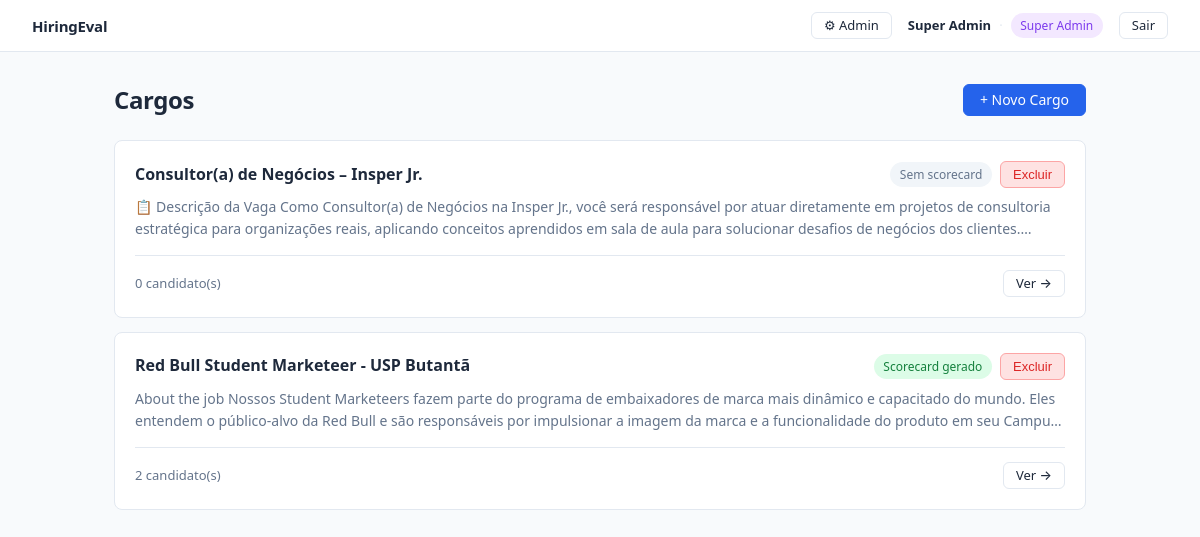
The page / (signed in) on the database its author committed.
### models.py (models this page shows)
class User(Base):
    __tablename__ = "users"
    id = Column(Integer, primary_key=True, index=True)
    company_id = Column(Integer, ForeignKey("companies.id"), nullable=True)  # null for superadmin
    username = Column(String(255), nullable=False, unique=True)
    name = Column(String(255), nullable=False)
    password_hash = Column(String(255), nullable=False)
    role = Column(String(50), nullable=False, default="avaliador")  # avaliador | admin | superadmin
    is_active = Column(Boolean, default=True)
    created_at = Column(DateTime, default=datetime.utcnow)
    company = relationship("Company", back_populates="users")

class Job(Base):
    __tablename__ = "jobs"
    id = Column(Integer, primary_key=True, index=True)
    company_id = Column(Integer, ForeignKey("companies.id"), nullable=True)
    name = Column(String(255), nullable=False)
    description = Column(Text, nullable=False)
    scorecard = Column(JSON, nullable=True)
    is_deleted = Column(Boolean, default=False)
    deleted_at = Column(DateTime, nullable=True)
    created_at = Column(DateTime, default=datetime.utcnow)
    company = relationship("Company", back_populates="jobs")
    candidates = relationship("Candidate", back_populates="job", cascade="all, delete-orphan")

### main.py (the view)
@app.get("/", response_class=HTMLResponse)
def pagina_inicial(
    request: Request,
    current_user: User = Depends(get_current_user),
    db: Session = Depends(get_db),
):
    q = db.query(Job).filter(Job.is_deleted == False)
    if current_user.role != "superadmin":
        q = q.filter(Job.company_id == current_user.company_id)
    cargos = q.order_by(Job.created_at.desc()).all()
    return templates.TemplateResponse("index.html", ctx(request, current_user, jobs=cargos))

### auth.py (called while the page is built)
def get_current_user(request: Request, db: Session = Depends(get_db)) -> User:
    user_id = request.session.get("user_id")
    if not user_id:
        raise RequiresLoginException()
    impersonating_id = request.session.get("impersonating_user_id")
    if impersonating_id:
        user = db.query(User).filter(User.id == impersonating_id, User.is_active == True).first()
        if not user:
            request.session.pop("impersonating_user_id", None)
            impersonating_id = None
    if not impersonating_id:
        user = db.query(User).filter(User.id == user_id, User.is_active == True).first()
    if not user:
        raise RequiresLoginException()
    return user

### main.py (called while the page is built)
def ctx(request: Request, current_user: User, **extra) -> dict:
    return {
        "request": request,
        "user": current_user,
        "is_impersonating": bool(request.session.get("impersonating_user_id")),
        **extra,
    }

### models.py (called while the page is built)
def get_db():
    db = SessionLocal()
    try:
        yield db
    finally:
        db.close()

### templates/index.html (shortened to what this page needs)
{% extends "base.html" %}
{% block content %}
<div class="page-header">
  <h1>Cargos</h1>
  <a href="/cargos/novo" class="btn btn-primary">+ Novo Cargo</a>
</div>
{% if jobs %}
  {% for cargo in jobs %}
  {% set active_count = cargo.candidates | selectattr('is_deleted', 'equalto', false) | list | length %}
  <div class="card">
    <div class="card-header">
      <h2><a href="/cargos/{{ cargo.id }}" style="color: var(--text);">{{ cargo.name }}</a></h2>
      <div style="display:flex; gap:0.5rem; align-items:center;">
        {% if cargo.scorecard %}
          <span class="badge badge-green">Scorecard gerado</span>
        {% else %}
          <span class="badge badge-gray">Sem scorecard</span>
        {% endif %}
        {% if user.role in ('admin', 'superadmin') %}
          <form method="post" action="/cargos/{{ cargo.id }}/excluir" class="inline-form"
                onsubmit="return confirm('Excluir o cargo {{ cargo.name }}? Esta ação pode ser revertida pelo administrador do sistema.')">
            <button type="submit" class="btn btn-sm btn-danger">Excluir</button>
          </form>
        {% endif %}
      </div>
    </div>
    <p class="description-preview">{{ cargo.description }}</p>
    <div class="card-footer">
      <span>{{ active_count }} candidato(s)</span>
      <a href="/cargos/{{ cargo.id }}" class="btn btn-sm btn-ghost">Ver →</a>
    </div>
  </div>
  {% endfor %}
{% else %}
  <div class="empty-state">
    <p>Nenhum cargo criado ainda.</p>
    <a href="/cargos/novo" class="btn btn-primary">Criar primeiro cargo</a>
  </div>
{% endif %}
{% endblock %}

### templates/base.html (shortened to what this page needs)
<!DOCTYPE html>
<html lang="pt-BR">
<head>
  <link rel="stylesheet" href="/static/style.css">
</head>
<body>
  <nav class="navbar">
    <a href="/" class="nav-brand">HiringEval</a>
    {% if user %}
    <div class="nav-right">
      {% if user.role == 'superadmin' and not is_impersonating %}
        <a href="/admin" class="btn btn-sm btn-ghost">⚙ Admin</a>
      {% endif %}
      <div class="nav-user-info">
        <span class="nav-user-name">{{ user.name }}</span>
        <span class="nav-divider">·</span>
        {% if user.role == 'superadmin' %}
          <span class="badge badge-purple">Super Admin</span>
        {% elif user.role == 'admin' %}
          <span class="badge badge-indigo">Admin</span>
        {% else %}
          <span class="badge badge-gray">Avaliador</span>
        {% endif %}
      </div>
      <a href="/logout" class="btn btn-sm btn-ghost">Sair</a>
    </div>
    {% endif %}
  </nav>
  <main class="container">
    {% block content %}{% endblock %}
  </main>
</body>
</html>

### static/style.css (style rules this page uses)
:root { --bg: #f8fafc; --surface: #ffffff; --border: #e2e8f0; --text: #1e293b; --text-muted: #64748b; --accent: #2563eb; --accent-hover: #1d4ed8; }
*, *::before, *::after { box-sizing: border-box; margin: 0; padding: 0; }
body { font-family: system-ui, -apple-system, BlinkMacSystemFont, 'Segoe UI', sans-serif; background: var(--bg); color: var(--text); font-size: 15px; line-height: 1.6; min-height: 100vh; }
a { color: var(--accent); text-decoration: none; }
.navbar { background: var(--surface); border-bottom: 1px solid var(--border); padding: 0 2rem; height: 52px; display: flex; align-items: center; position: sticky; top: 0; z-index: 10; }
.nav-brand { font-weight: 700; font-size: 0.9375rem; color: var(--text); letter-spacing: -0.2px; }
.container { max-width: 1020px; margin: 2rem auto; padding: 0 1.5rem; }
.page-header { display: flex; align-items: flex-start; justify-content: space-between; gap: 1rem; margin-bottom: 1.5rem; }
.page-header h1 { font-size: 1.5rem; font-weight: 700; letter-spacing: -0.4px; line-height: 1.3; }
.btn { display: inline-flex; align-items: center; gap: 0.375rem; padding: 0.5rem 1rem; border-radius: 6px; font-size: 0.875rem; font-weight: 500; cursor: pointer; border: 1px solid transparent; text-decoration: none; transition: background 0.12s, border-color 0.12s; line-height: 1; white-space: nowrap; }
.btn-primary { background: var(--accent); color: #fff; border-color: var(--accent); }
.btn-ghost { background: transparent; color: var(--text); border-color: var(--border); }
.btn-sm { padding: 0.375rem 0.75rem; font-size: 0.8125rem; }
.card { background: var(--surface); border: 1px solid var(--border); border-radius: 8px; padding: 1.25rem; margin-bottom: 0.875rem; }
.card-header { display: flex; align-items: center; justify-content: space-between; gap: 0.75rem; margin-bottom: 0.5rem; }
.card-header h2 { font-size: 1rem; font-weight: 600; }
.card-footer { display: flex; align-items: center; justify-content: space-between; margin-top: 0.875rem; padding-top: 0.875rem; border-top: 1px solid var(--border); font-size: 0.8125rem; color: var(--text-muted); }
.badge { display: inline-block; padding: 0.2rem 0.6rem; border-radius: 999px; font-size: 0.75rem; font-weight: 500; white-space: nowrap; }
.badge-green { background: #dcfce7; color: #15803d; }
.badge-gray { background: #f1f5f9; color: #64748b; }
.description-preview { font-size: 0.875rem; color: var(--text-muted); line-height: 1.6; overflow: hidden; display: -webkit-box; -webkit-line-clamp: 2; -webkit-box-orient: vertical; margin-bottom: 0.25rem; }
.btn-danger { background: #fee2e2; color: #dc2626; border-color: #fca5a5; }
.nav-right { display: flex; align-items: center; gap: 1rem; margin-left: auto; font-size: 0.8125rem; }
.nav-user-info { display: flex; align-items: center; gap: 0.5rem; color: var(--text-muted); }
.nav-user-name { font-weight: 600; color: var(--text); }
.nav-divider { color: var(--border); }
.badge-purple { background: #f3e8ff; color: #7c3aed; }
.inline-form { display: inline; margin: 0; }

### rows shown on the page
User: name "Super Admin"
Job: name "Consultor(a) de Negócios – Insper Jr.", shows "Sem scorecard", description "📋 Descrição da Vaga Como Consultor(a) de Negócios na Insper Jr., você será responsável por atuar diretamente em projetos de consultoria estratégica para organizações reais, aplicando conceitos aprendidos em sala de aula para solucionar desafios de negócios dos…", is_deleted "0"
Job: name "Red Bull Student Marketeer - USP Butantã", shows "Scorecard gerado", description "About the job Nossos Student Marketeers fazem parte do programa de embaixadores de marca mais dinâmico e capacitado do mundo. Eles entendem o público-alvo da Red Bull e são responsáveis por impulsionar a imagem da marca e a funcionalidade do produto em seu…", id "2"
